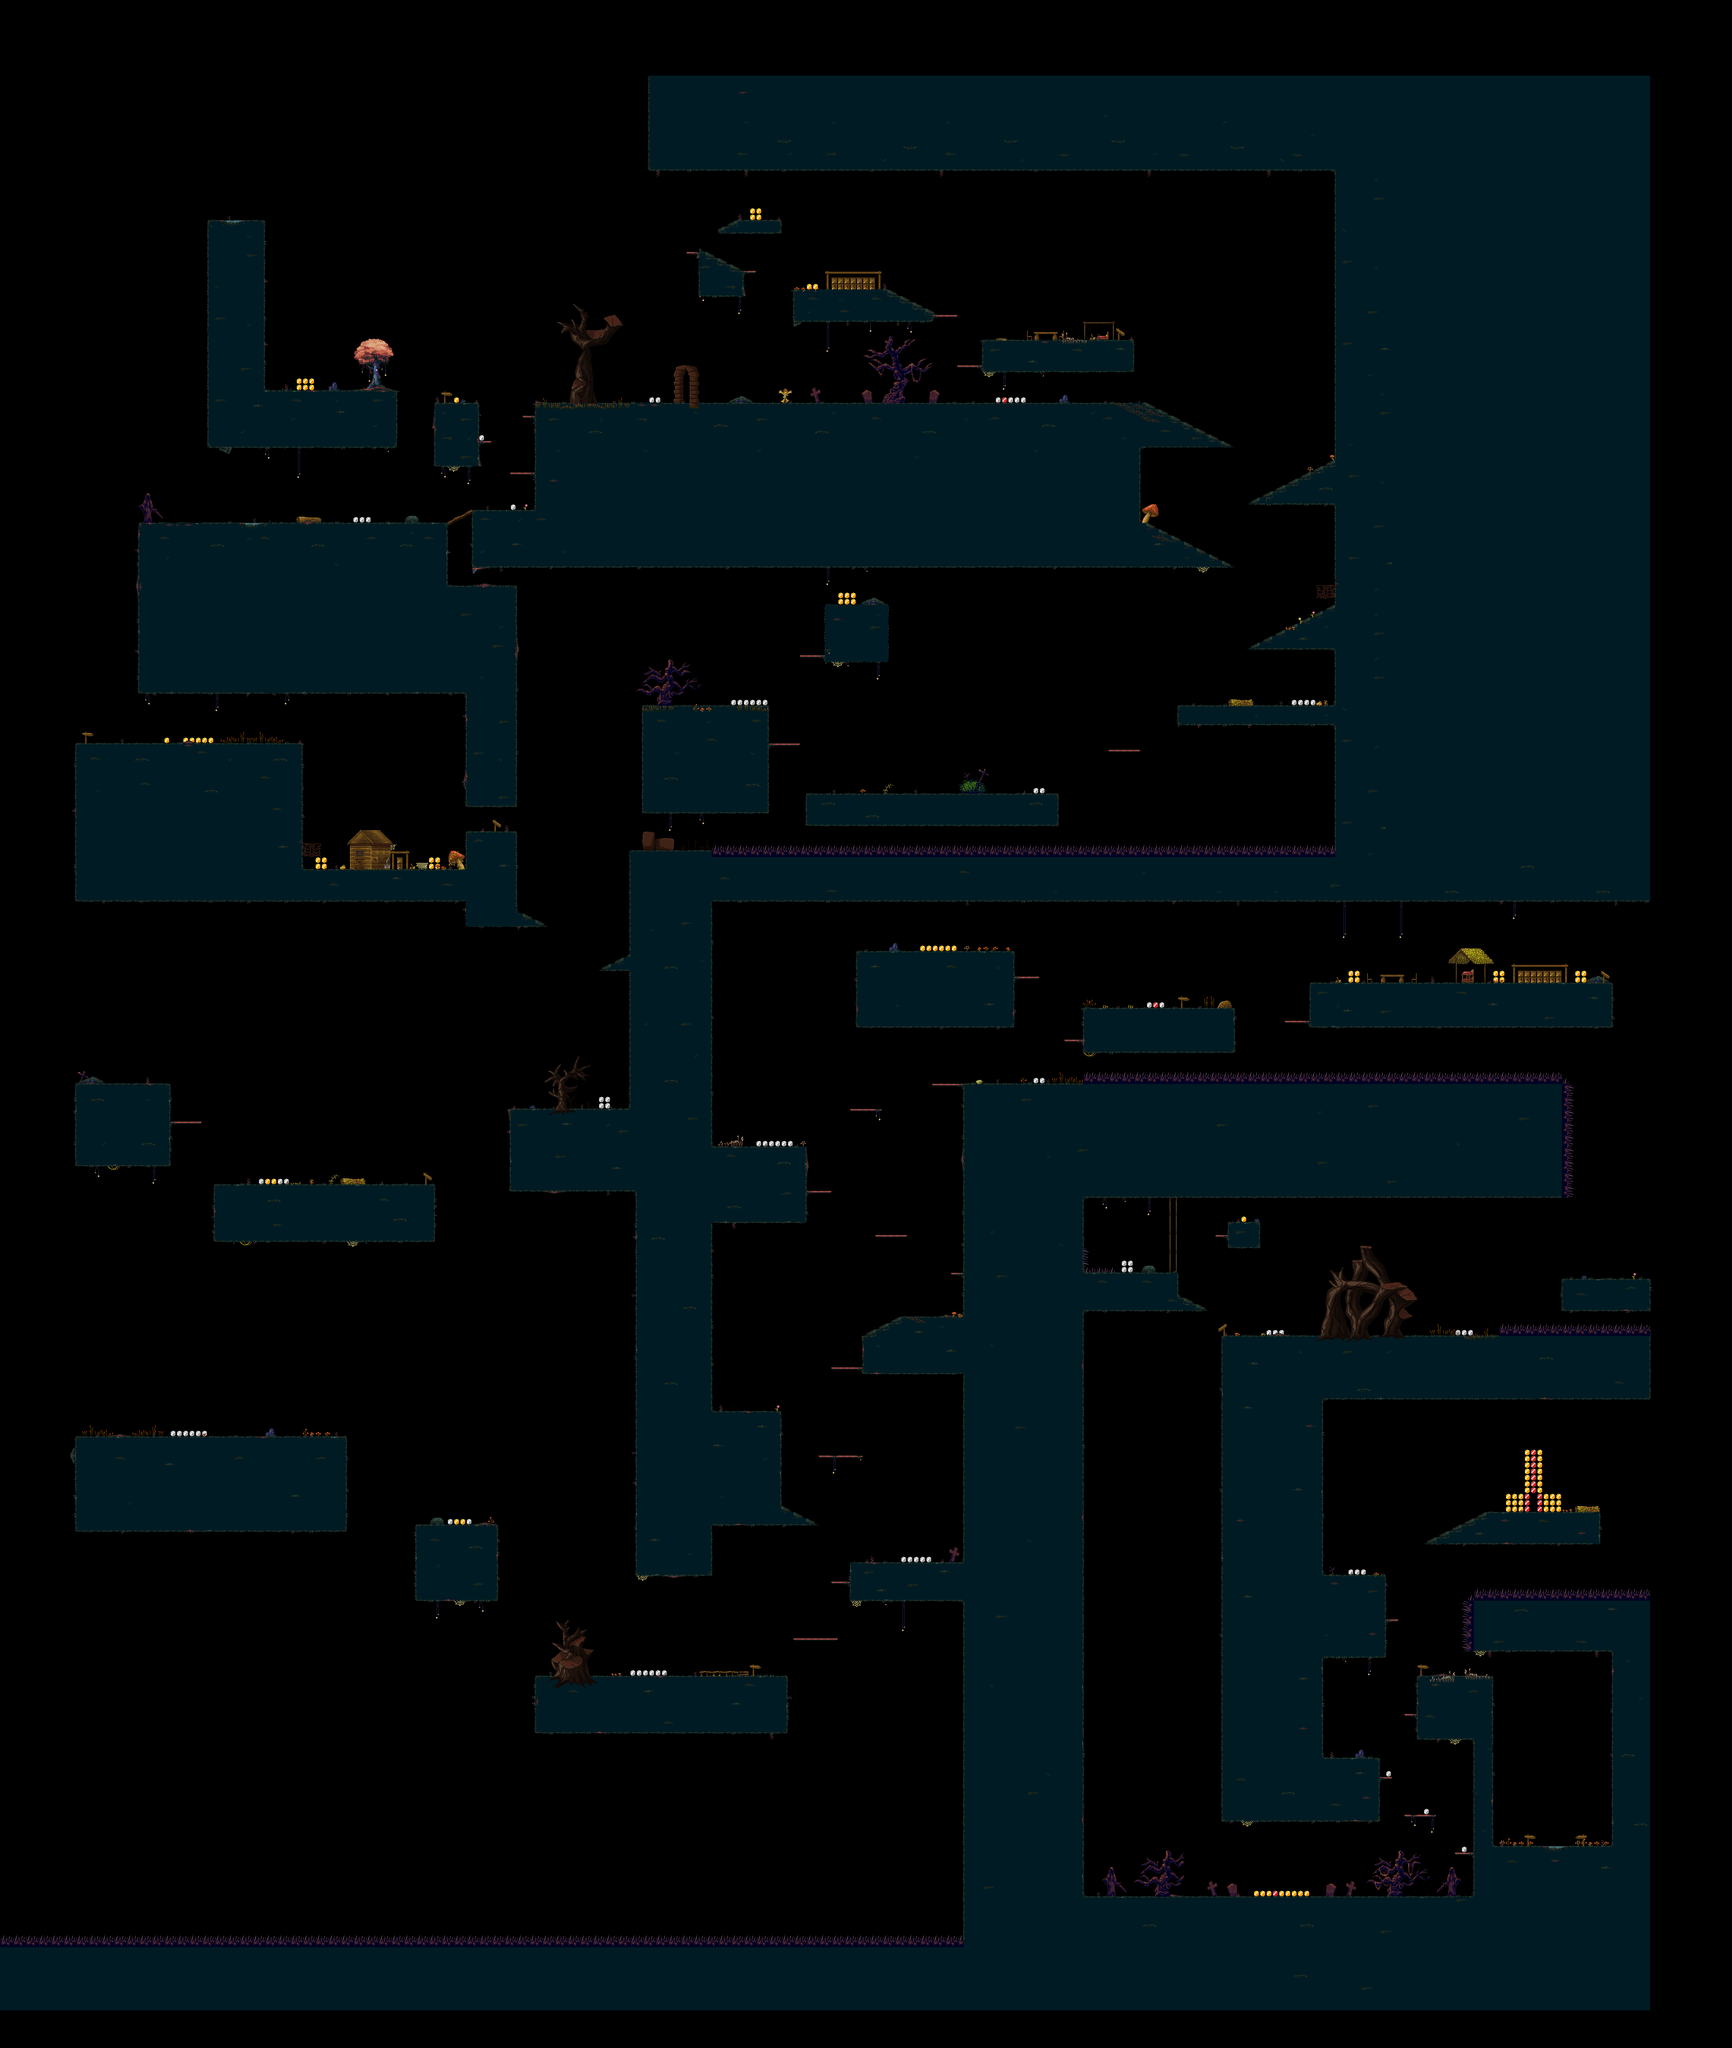

Below is a game level as drawn by its tile map, then a one-line description and the .tmx that defines it (tile-layer data replaced by summaries):
An orthogonal 275x325 tile map with 16x16 px tiles, 6 tile layers (main_platforms, damage_platforms, decor_behind_player, animated_coins, ...), 12 tilesets.

<map version="1.5" tiledversion="1.7.0" orientation="orthogonal" renderorder="right-down" width="275" height="325" tilewidth="16" tileheight="16" infinite="0" nextlayerid="9" nextobjectid="1">
 <tileset firstgid="1" source="tilesets/spring_star.tsx" />
 <tileset firstgid="199" source="tilesets/env_ground.tsx" />
 <tileset firstgid="1099" source="tilesets/gothicvania_cemetery_tiles.tsx" />
 <tileset firstgid="1379" source="tilesets/top_far_bgrnd.tsx" />
 <tileset firstgid="3939" source="tilesets/gothicvania_cemetery_objects.tsx" />
 <tileset firstgid="4807" source="tilesets/decor.tsx" />
 <tileset firstgid="5977" source="tilesets/env_mon.tsx" />
 <tileset firstgid="6877" source="tilesets/env_trees.tsx" />
 <tileset firstgid="8033" source="tilesets/env_rock.tsx" />
 <tileset firstgid="8933" source="tilesets/gold_coin.tsx" />
 <tileset firstgid="8938" source="tilesets/silver_coin.tsx" />
 <tileset firstgid="8943" source="tilesets/red_coin.tsx" />
 <layer id="1" name="main_platforms" width="275" height="325">
  <data>[89375 cells, 32122 non-empty, 59 distinct tile ids]</data>
 </layer>
 <layer id="4" name="damage_platforms" width="275" height="325">
  <data>[89375 cells, 823 non-empty, 5 distinct tile ids]</data>
 </layer>
 <layer id="5" name="decor_behind_player" width="275" height="325">
  <data>[89375 cells, 1445 non-empty, 934 distinct tile ids]</data>
 </layer>
 <layer id="8" name="animated_coins" width="275" height="325">
  <data>[89375 cells, 187 non-empty, 3 distinct tile ids]</data>
 </layer>
 <layer id="3" name="uninteractable_platform_decor" width="275" height="325">
  <data>[89375 cells, 3480 non-empty, 24 distinct tile ids]</data>
 </layer>
 <layer id="7" name="decor_infront_player" width="275" height="325" opacity="0.97">
  <data>[89375 cells, 853 non-empty, 699 distinct tile ids]</data>
 </layer>
</map>
